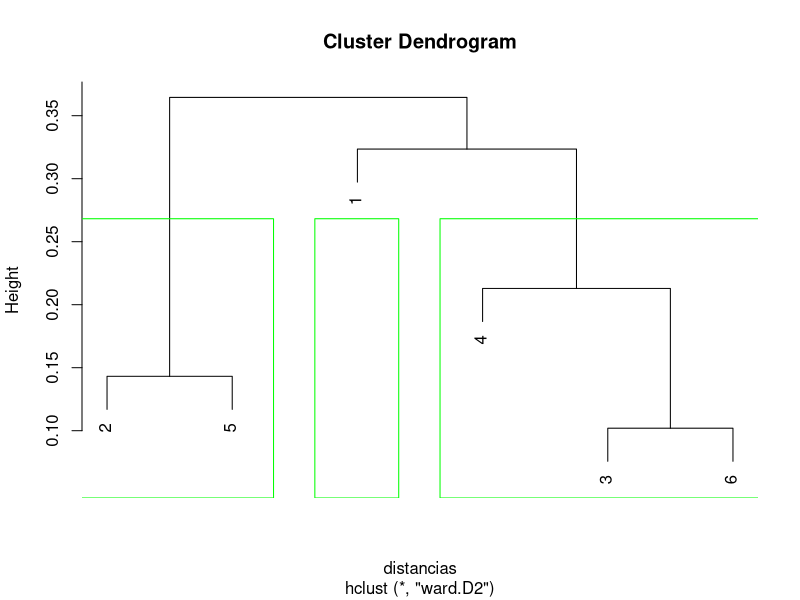

Write R code to recreate this figure.
## ---- chunk 1

x <- c(0.4,0.22,0.35,0.26,0.08,0.45)
y <- c(0.53,0.38,0.32,0.19,0.41,0.30)

datos <- data.frame(x,y)
## ---- chunk 2
(distancias <- dist(datos))
(dendograma <- hclust(distancias, "ward.D2") )
## ---- chunk 3
plot(dendograma)
rect.hclust(dendograma, k=3, border = "green")
## ---- chunk 4
data("iris")
View(iris)
flores <- iris
